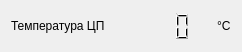
         <widget class="QWidget" name="layoutWidget10">
          <property name="geometry">
           <rect>
            <x>60</x>
            <y>60</y>
            <width>228</width>
            <height>32</height>
           </rect>
          </property>
          <layout class="QHBoxLayout" name="horizontalLayout_29">
           <item>
            <widget class="QLabel" name="label_31">
             <property name="sizePolicy">
              <sizepolicy hsizetype="Preferred" vsizetype="Expanding">
               <horstretch>50</horstretch>
               <verstretch>0</verstretch>
              </sizepolicy>
             </property>
             <property name="maximumSize">
              <size>
               <width>110</width>
               <height>500</height>
              </size>
             </property>
             <property name="text">
              <string>Температура ЦП</string>
             </property>
            </widget>
           </item>
           <item>
            <widget class="QLCDNumber" name="lcdNumber_TemperatureCPU">
             <property name="sizePolicy">
              <sizepolicy hsizetype="Maximum" vsizetype="Maximum">
               <horstretch>0</horstretch>
               <verstretch>0</verstretch>
              </sizepolicy>
             </property>
             <property name="minimumSize">
              <size>
               <width>100</width>
               <height>30</height>
              </size>
             </property>
             <property name="maximumSize">
              <size>
               <width>100</width>
               <height>30</height>
              </size>
             </property>
             <property name="frameShape">
              <enum>QFrame::NoFrame</enum>
             </property>
             <property name="frameShadow">
              <enum>QFrame::Sunken</enum>
             </property>
             <property name="digitCount">
              <number>4</number>
             </property>
            </widget>
           </item>
           <item>
            <widget class="QLabel" name="label_27">
             <property name="sizePolicy">
              <sizepolicy hsizetype="Minimum" vsizetype="Minimum">
               <horstretch>0</horstretch>
               <verstretch>0</verstretch>
              </sizepolicy>
             </property>
             <property name="maximumSize">
              <size>
               <width>20</width>
               <height>16777215</height>
              </size>
             </property>
             <property name="text">
              <string>°С</string>
             </property>
            </widget>
           </item>
          </layout>
         </widget>
